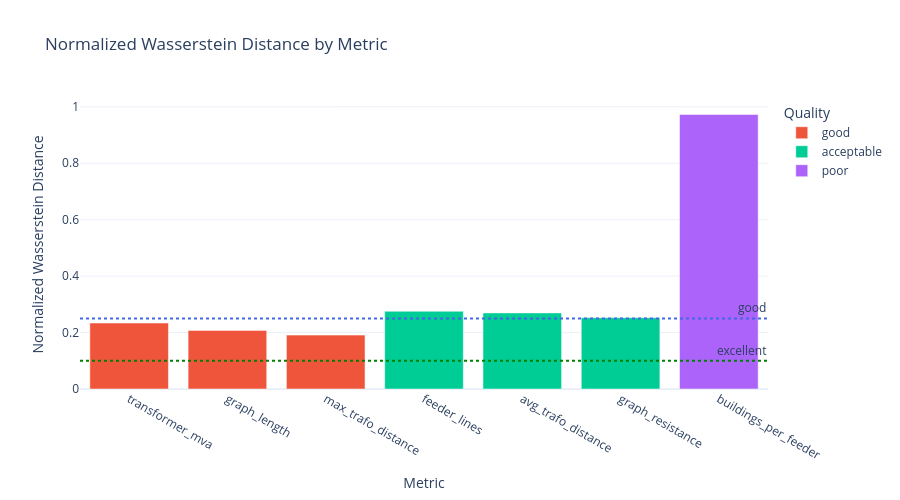

Source (notebook cell):
### Markdown cell above
### 4e. Wasserstein-Distanz (Earth Mover's Distance)

Die Wasserstein-Distanz misst, wie viel "Masse" zwischen den Verteilungen verschoben werden muss. Kleine Werte bedeuten, dass synthetische und reale Verteilungen aehnlich sind.

In diesem Notebook verwenden wir eine **normalisierte** Form je Metrik:
`normalized_wasserstein = wasserstein_distance / pooled_IQR`

Warum normalisieren wir mit der gepoolten IQR?
- Raw-Werte von Wasserstein sind in unterschiedlichen Einheiten (km, counts, MVA) und daher nicht direkt vergleichbar.
- Die IQR-Normalisierung macht den Wert dimensionslos und robuster gegen Ausreisser.
- Interpretation: `0.10` bedeutet, dass der durchschnittliche Transport-Shift etwa **10% einer robusten Streuungseinheit (IQR)** betraegt.

Praktisch heisst das:
- Die Bewertung ist streng fuer den Kern der Verteilung (mittlere 50%).
- Bei langen Tails oder Multimodalitaet immer zusammen mit den Verteilungsplots interpretieren.

Wir berechnen pro Metrik:
- `wasserstein_distance`: Distanz in den Originaleinheiten der Metrik
- `normalized_wasserstein`: Distanz relativ zur gepoolten IQR (robuste, dimensionslose Vergleichbarkeit)
- `quality`: qualitative Einordnung (`excellent`, `good`, `acceptable`, `poor`)

### Code cell
_ = show_wasserstein_summary(df_all, metrics)

### Figure 1 — Plotly figure (JSON) as saved in the notebook; plotly's stock layout.template omitted (floating-point values rounded to 4 significant figures)
{"data": [{"hovertemplate": "Quality=good<br>Metric=%{x}<br>Normalized Wasserstein Distance=%{y}<extra></extra>", "legendgroup": "good", "marker": {"color": "#EF553B", "pattern": {"shape": ""}}, "name": "good", "orientation": "v", "showlegend": true, "textposition": "auto", "type": "bar", "x": ["transformer_mva", "graph_length", "max_trafo_distance"], "xaxis": "x", "y": [0.234, 0.2077, 0.191], "yaxis": "y"}, {"hovertemplate": "Quality=acceptable<br>Metric=%{x}<br>Normalized Wasserstein Distance=%{y}<extra></extra>", "legendgroup": "acceptable", "marker": {"color": "#00cc96", "pattern": {"shape": ""}}, "name": "acceptable", "orientation": "v", "showlegend": true, "textposition": "auto", "type": "bar", "x": ["feeder_lines", "avg_trafo_distance", "graph_resistance"], "xaxis": "x", "y": [0.2754, 0.2697, 0.2528], "yaxis": "y"}, {"hovertemplate": "Quality=poor<br>Metric=%{x}<br>Normalized Wasserstein Distance=%{y}<extra></extra>", "legendgroup": "poor", "marker": {"color": "#ab63fa", "pattern": {"shape": ""}}, "name": "poor", "orientation": "v", "showlegend": true, "textposition": "auto", "type": "bar", "x": ["buildings_per_feeder"], "xaxis": "x", "y": [0.9731], "yaxis": "y"}], "layout": {"annotations": [{"showarrow": false, "text": "excellent", "x": 1, "xanchor": "right", "xref": "x domain", "y": 0.1, "yanchor": "bottom", "yref": "y"}, {"showarrow": false, "text": "good", "x": 1, "xanchor": "right", "xref": "x domain", "y": 0.25, "yanchor": "bottom", "yref": "y"}], "barmode": "relative", "height": 500, "legend": {"title": {"text": "Quality"}, "tracegroupgap": 0}, "shapes": [{"line": {"color": "green", "dash": "dot"}, "type": "line", "x0": 0, "x1": 1, "xref": "x domain", "y0": 0.1, "y1": 0.1, "yref": "y"}, {"line": {"color": "royalblue", "dash": "dot"}, "type": "line", "x0": 0, "x1": 1, "xref": "x domain", "y0": 0.25, "y1": 0.25, "yref": "y"}], "title": {"text": "Normalized Wasserstein Distance by Metric"}, "xaxis": {"anchor": "y", "domain": [0, 1], "title": {"text": "Metric"}}, "yaxis": {"anchor": "x", "domain": [0, 1], "title": {"text": "Normalized Wasserstein Distance"}}}}
